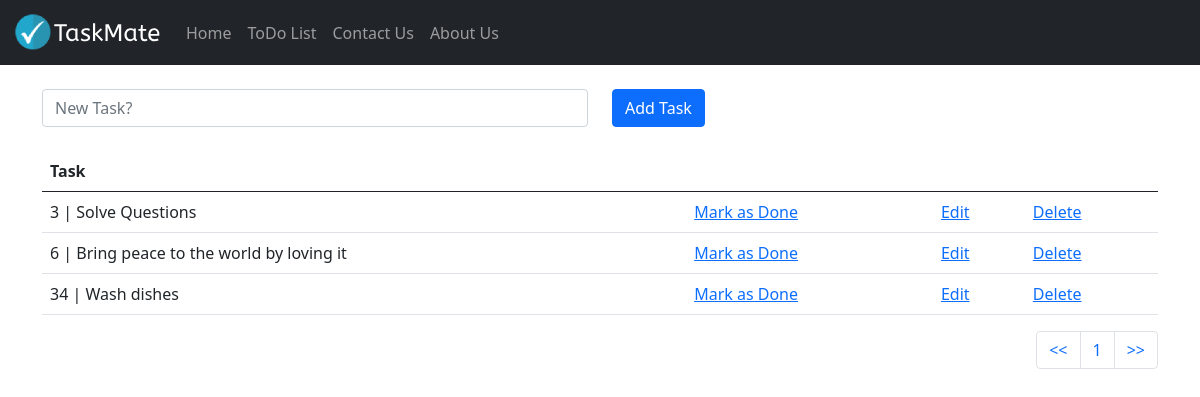
The page /task/?pg=2 on the database as committed earlier.
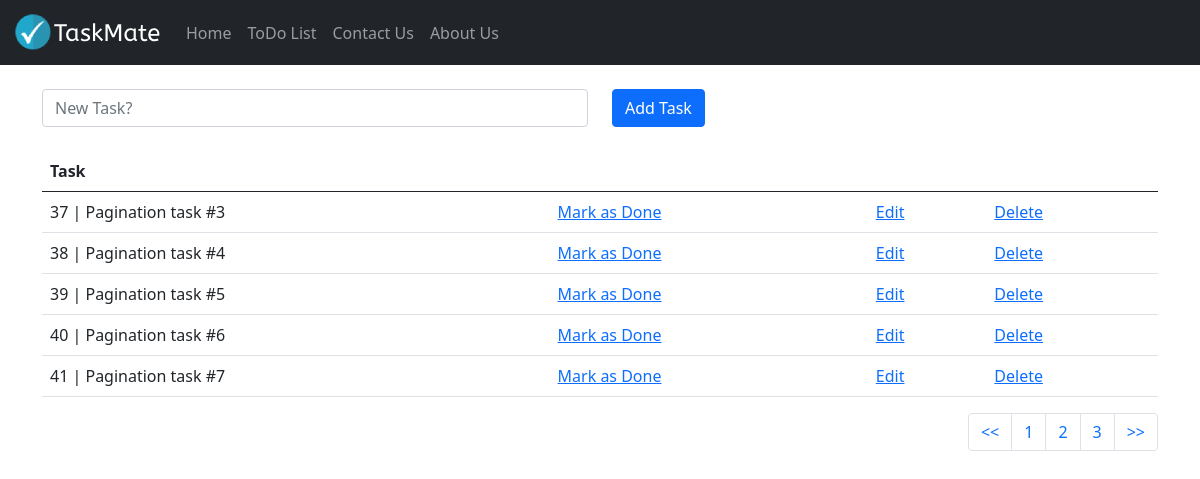
The same page on the database as committed later.
### todolist/models.py (models this page shows, shortened)
class TaskList(models.Model):
    task = models.CharField(max_length=300)
    done = models.BooleanField(default=False)

### todolist/views.py (the view)
# urls.py: path('', views.landing_page, name='landing_page'),
def landing_page(request):
    if request.method == "POST":
        form = TaskForm(request.POST or None)
        if form.is_valid():
            form.save()
        messages.success(request, 'Task added successfully')
        return redirect('landing_page')
    else:
        all_tasks = TaskList.objects.all()
        paginator = Paginator(all_tasks, 5)
        page = request.GET.get('pg')
        all_tasks = paginator.get_page(page)
        return render(request, 'todolist.html', {'all_tasks': all_tasks})

### todolist/templates/todolist.html (shortened to what this page needs)
{% extends 'base.html' %}
{% block content %}
    <div class='container'>
    <br>
    <form method="POST">
        <div class="form-group">
            <div class="row">
                <div class="col">
                    <input type="text" class="form-control" name='task' placeholder="New Task?">
                </div>
                <div class="col">
                    <button type="submit" class="btn btn-primary">Add Task</button>
                </div>
            </div>
        </div>
    </form>
    <br>
    <table class="table">
        <thead class="table">
            <tr>
                <th scope="col">Task</th>
                <th scope="col"></th>
                <th scope="col"></th>
                <th scope="col"></th>
            </tr>
        </thead>
        <tbody>
        {% if all_tasks %}
            {% for obj in all_tasks %}
                {% if obj.done %}
                    <tr class="table-success">
                        <td>{{ obj.id }} | {{ obj.task }}</td>
                        <td>Completed! <a href="{% url 'change_status' obj.id %}">Unmark?</a></td>
                        <td><a href="{% url 'edit_task' obj.id %}">Edit</a></td>
                        <td><a href="{% url 'delete_task' obj.id %}">Delete</a></td>
                    </tr>
                {% else %}
                    <tr>
                        <td>{{ obj.id }} | {{ obj.task }}</td>
                        <td><a href="{% url 'change_status' obj.id %}">Mark as Done</a></td>
                        <td><a href="{% url 'edit_task' obj.id %}">Edit</a></td>
                        <td><a href="{% url 'delete_task' obj.id %}">Delete</a></td>
                    </tr>
                {% endif %}
            {% endfor %}
        {% endif %}
        </tbody>
    </table>
    <nav aria-label="Page navigation example">
        <ul class="pagination justify-content-end">
            <li class="page-item"><a class="page-link" href="?pg=1"><<</a></li>
            {% if all_tasks.has_previous %}
                <li class="page-item"><a class="page-link" href="?pg={{ all_tasks.previous_page_number }}">{{ all_tasks.previous_page_number }}</a></li>
            {% endif %}
            <li class="page-item"><a class="page-link" href="?pg={{ all_tasks.number }}">{{ all_tasks.number }}</a></li>
            {% if all_tasks.has_next %}
                <li class="page-item"><a class="page-link" href="?pg={{ all_tasks.next_page_number }}">{{ all_tasks.next_page_number }}</a></li>
            {% endif %}
            <li class="page-item"><a class="page-link" href="?pg={{ all_tasks.paginator.num_pages }}">>></a></li>
        </ul>
    </nav>
</div>
{% endblock content %}

### templates/base.html (shortened to what this page needs)
{% load static %}
<!doctype html>
<html lang="en">
    <head>
                <link
                    href="https://cdn.jsdelivr.net/npm/bootstrap@5.0.0-beta3/dist/css/bootstrap.min.css"
                    rel="stylesheet"
>
                    <nav class="navbar navbar-expand-lg navbar-dark bg-dark">
                        <div class="container-fluid">
                            <a class="navbar-brand" href="#"><img src='{% static 'images/logo.png' %}' alt='Task Mate'></a>
                            <div class="collapse navbar-collapse" id="navbarNav">
                                <ul class="navbar-nav">
                                    <li class="nav-item">
                                        <a class="nav-link" aria-current="page" href="{% url 'landing_page' %}">Home</a>
                                    </li>
                                    <li class="nav-item">
                                        <a class="nav-link" href="{% url 'landing_page' %}">ToDo List</a>
                                    </li>
                                    <li class="nav-item">
                                        <a class="nav-link" href="{% url 'contact' %}">Contact Us</a>
                                    </li>
                                    <li class="nav-item">
                                        <a class="nav-link" href="{% url 'about' %}">About Us</a>
                                    </li>
                                </ul>
                            </div>
                        </div>
                    </nav>
                </head>
                <body>
                    {% block content %}
                    {% endblock content %}
                </body>
            </html>

Rows that differ between the two databases and show on the page:
no longer on this page (row unchanged): TaskList: id "3", task "Solve Questions"
no longer on this page (row unchanged): TaskList: id "6", task "Bring peace to the world by loving it"
no longer on this page (row unchanged): TaskList: id "34", task "Wash dishes"
added TaskList: id "37", task "Pagination task #3"
added TaskList: id "38", task "Pagination task #4"
added TaskList: id "39", task "Pagination task #5"
added TaskList: id "40", task "Pagination task #6"
added TaskList: id "41", task "Pagination task #7"
Other text that changed with them:
{{ all_tasks.previous_page_number }}: (not shown) → "1"
{{ all_tasks.number }}: "1" → "2"
{{ all_tasks.next_page_number }}: (not shown) → "3"
